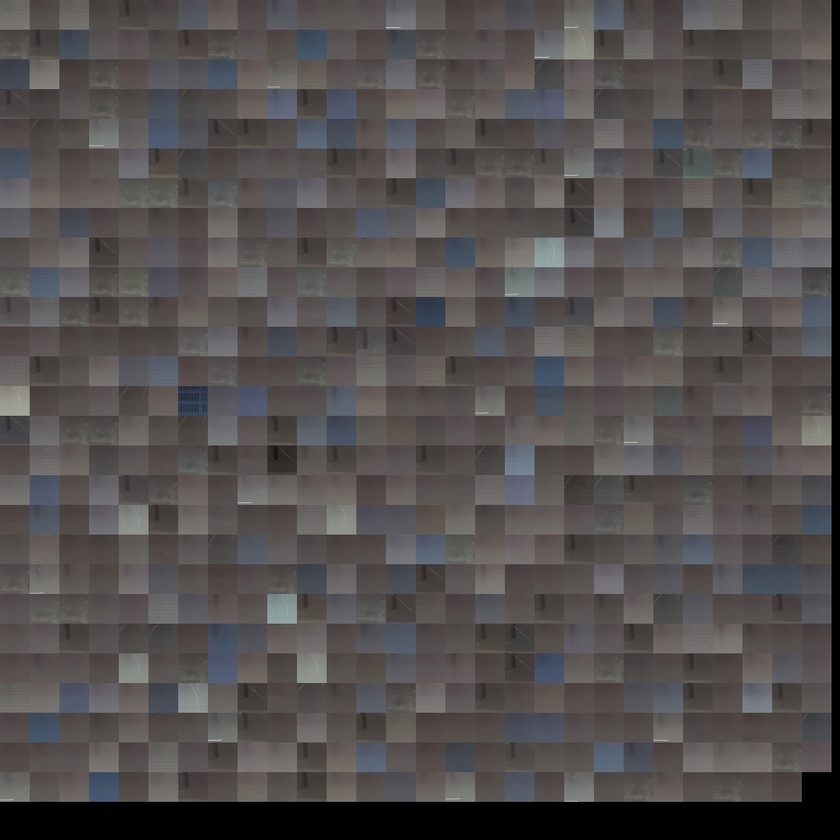
#> input picture assets/black.jpg, 840 x 840 px, shrunk from 990 x 990 before the run
$ python plot3d.py ../assets/black.jpg
#> lines starting #> are read from the running program, lines starting #| are printed output that depends on the picture
'''
3d plot color space image
CMD: python3 tools/plot3d.py crop/white/image_detect_profile_01112022085743.jpg
'''
import cv2
import sys
import numpy as np
import matplotlib.pyplot as plt
from mpl_toolkits.mplot3d import Axes3D

#this image above is just an example. To load a real image use the line below
#image_BGR = np.uint8(np.random.rand(50,50,3) * 255)

image_BGR = cv2.imread(sys.argv[1])
#> image_BGR is the input picture: shape (840, 840, 3); mean B, G, R 79.4, 79.5, 83.2

def toLAB(image, input_type = 'BGR'):
#> called with input_type = 'BGR'
    conversion = cv2.COLOR_BGR2LAB if input_type == 'BGR' else cv2.COLOR_RGB2LAB
    image_LAB = cv2.cvtColor(image, conversion)
#> image_LAB: shape (840, 840, 3); mean of channels 0, 1, 2 87, 129.6, 128.6

    y,x,z = image_LAB.shape
#> y = 840; x = 840; z = 3
    LAB_flat = np.reshape(image_LAB, [y*x,z])

    colors = cv2.cvtColor(image, cv2.COLOR_BGR2RGB) if input_type == 'BGR' else image
    colors = np.reshape(colors, [y*x,z])/255.

    fig = plt.figure()
    ax = fig.add_subplot(111, projection='3d')
    ax.scatter(xs=LAB_flat[:,2], ys=LAB_flat[:,1], zs=LAB_flat[:,0], s=10,  c=colors, lw=0)
    ax.set_xlabel('A')
    ax.set_ylabel('B')
    ax.set_zlabel('L')
    plt.show()
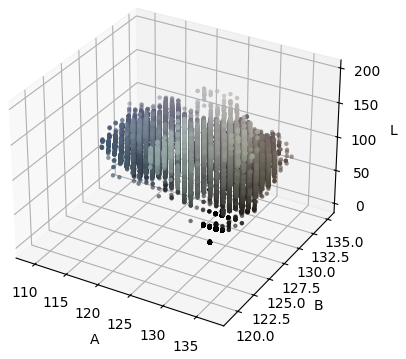
#> figure drawn by matplotlib, 1 panel

    return image_LAB

lab_image = toLAB(image_BGR)

$ run again, on assets/red.jpg
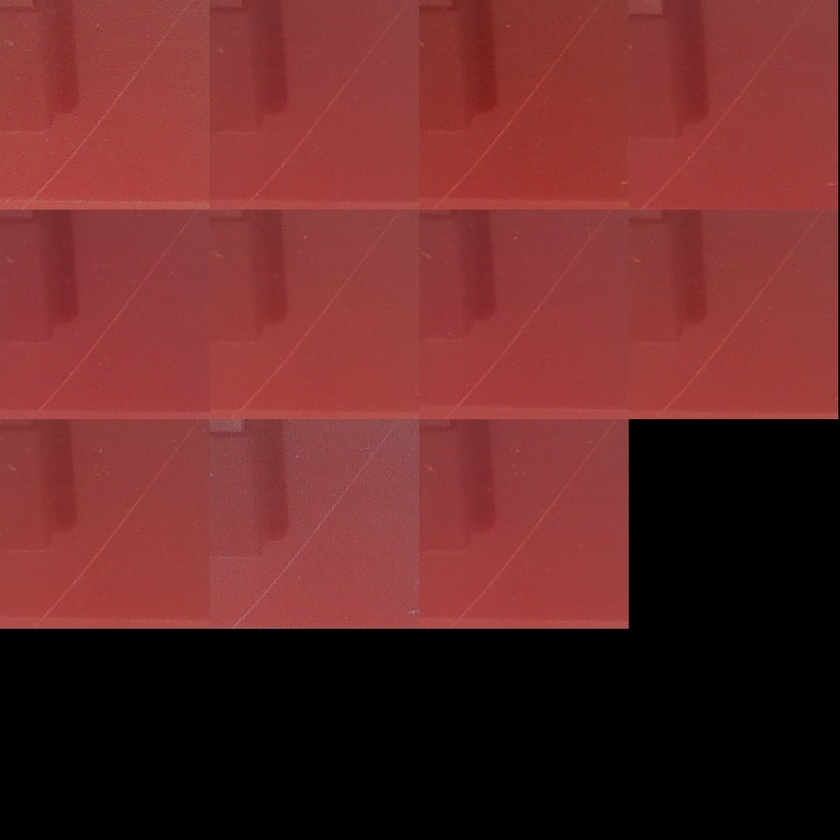
#> input picture assets/red.jpg, 840 x 840 px, shrunk from 990 x 990 before the run
#> image_BGR is the input picture: shape (840, 840, 3); mean B, G, R 41.5, 42.1, 104.2
#> image_LAB: shape (840, 840, 3); mean of channels 0, 1, 2 67.4, 153.9, 141.7
#> in toLAB, `plt.show()`:
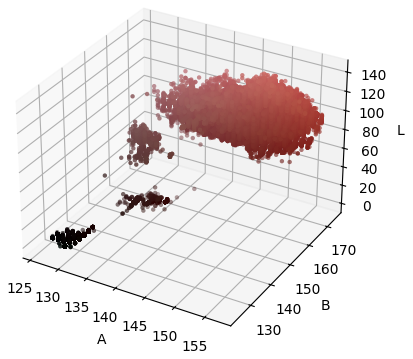
#> figure drawn by matplotlib, 1 panel
